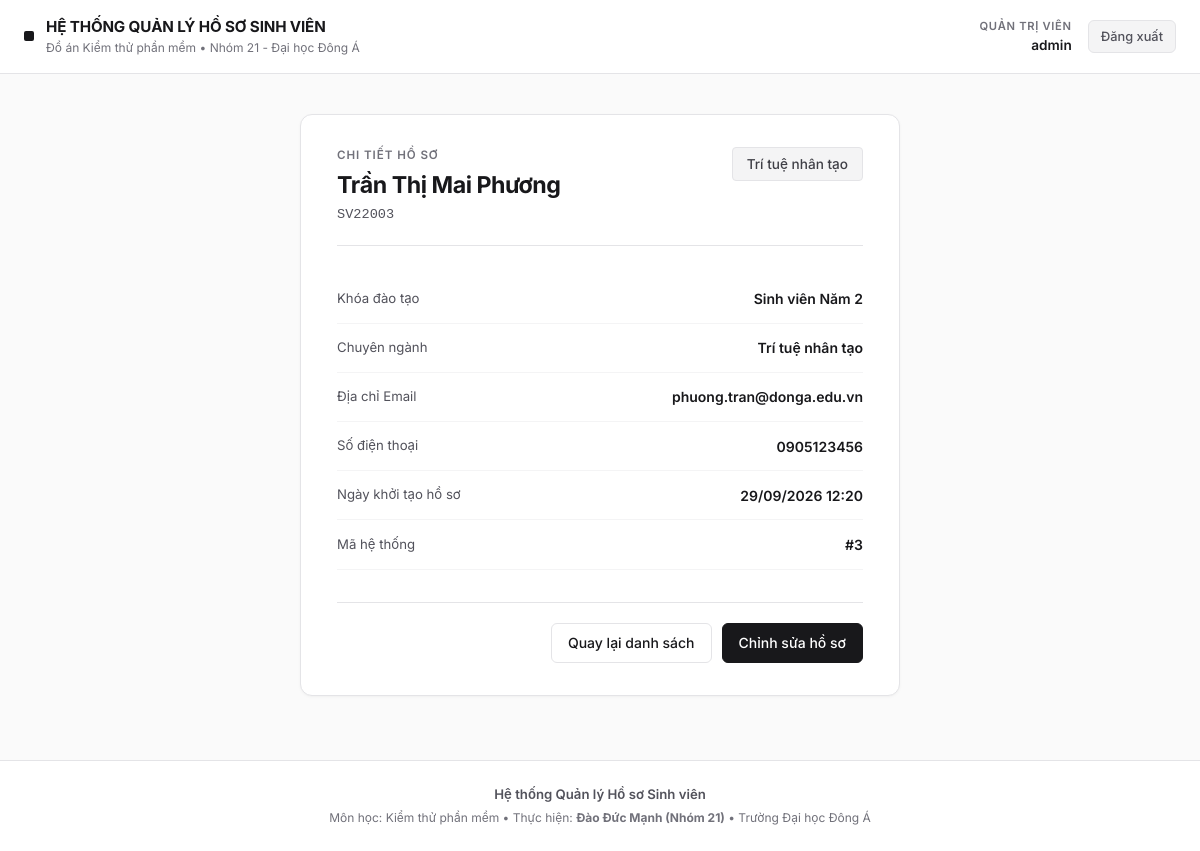
The app's page /student/3 (signed in) with its own data.
### models.py (models this page shows)
class Student(db.Model):
    id = db.Column(db.Integer, primary_key=True)
    name = db.Column(db.String(150), nullable=False)
    usn = db.Column(db.String(30), nullable=False, unique=True)
    branch = db.Column(db.String(50), nullable=False)
    year = db.Column(db.Integer, nullable=False)
    email = db.Column(db.String(120))
    phone = db.Column(db.String(20))
    created_at = db.Column(db.DateTime, default=datetime.utcnow)

### app.py (the view)
    @app.route('/student/<int:sid>')
    @login_required
    def view_student(sid):
        s = Student.query.get_or_404(sid)
        return render_template('view_student.html', student=s)

### templates/view_student.html (shortened to what this page needs)
{% extends "base.html" %}
{% block content %}
<div class="view-wrapper">
  <div class="view-container">
    <div class="view-header">
      <div>
        <div class="view-eyebrow">Chi tiết hồ sơ</div>
        <h1 class="view-title">{{ student.name }}</h1>
        <div class="view-usn">{{ student.usn }}</div>
      </div>
      <div>
        <span class="tag-branch" style="font-size: 0.85rem; padding: 6px 14px;">{{ student.branch }}</span>
      </div>
    </div>
    <div class="info-list">
      <div class="info-row">
        <span class="info-label">Khóa đào tạo</span>
        <span class="info-value">Sinh viên Năm {{ student.year }}</span>
      </div>
      <div class="info-row">
        <span class="info-label">Chuyên ngành</span>
        <span class="info-value">{{ student.branch }}</span>
      </div>
      <div class="info-row">
        <span class="info-label">Địa chỉ Email</span>
        <span class="info-value">{{ student.email or 'Chưa cập nhật' }}</span>
      </div>
      <div class="info-row">
        <span class="info-label">Số điện thoại</span>
        <span class="info-value">{{ student.phone or 'Chưa cập nhật' }}</span>
      </div>
      <div class="info-row">
        <span class="info-label">Ngày khởi tạo hồ sơ</span>
        <span class="info-value">{{ student.created_at.strftime('%d/%m/%Y %H:%M') if student.created_at else '—' }}</span>
      </div>
      <div class="info-row">
        <span class="info-label">Mã hệ thống</span>
        <span class="info-value">#{{ student.id }}</span>
      </div>
    </div>
    <div class="view-actions">
      <a href="{{ url_for('dashboard') }}" class="btn btn-secondary">Quay lại danh sách</a>
      <a href="{{ url_for('edit_student', sid=student.id) }}" class="btn btn-primary">Chỉnh sửa hồ sơ</a>
    </div>
  </div>
</div>
{% endblock %}

### static/css/style.css (style rules this page uses)
:root { --font-sans: 'Inter', -apple-system, BlinkMacSystemFont, "Segoe UI", Roboto, sans-serif; --font-mono: ui-monospace, SFMono-Regular, Menlo, Monaco, Consolas, "Liberation Mono", "Courier New", monospace; --bg-app: #fafafa; --bg-card: #ffffff; --bg-subtle: #f4f4f5; --border-light: #e4e4e7; --border-subtle: #f4f4f5; --border-focus: #18181b; --text-primary: #18181b; --text-secondary: #52525b; --text-muted: #71717a; --primary: #18181b; --primary-hover: #27272a; --primary-text: #ffffff; --danger: #b91c1c; --danger-bg: #fef2f2; --danger-border: #fecaca; --success: #15803d; --success-bg: #f0fdf4; --success-border: #bbf7d0; --radius-xs: 4px; --radius-sm: 6px; --radius-md: 8px; --radius-lg: 12px; --shadow-subtle: 0 1px 2px 0 rgba(0, 0, 0, 0.03); --shadow-card: 0 1px 3px 0 rgba(0, 0, 0, 0.04), 0 1px 2px -1px rgba(0, 0, 0, 0.02); --shadow-dropdown: 0 4px 6px -1px rgba(0, 0, 0, 0.05), 0 2px 4px -2px rgba(0, 0, 0, 0.03); }
* { box-sizing: border-box; margin: 0; padding: 0; }
body { font-family: var(--font-sans); background-color: var(--bg-app); color: var(--text-primary); line-height: 1.5; min-height: 100vh; display: flex; flex-direction: column; -webkit-font-smoothing: antialiased; }
.btn { display: inline-flex; align-items: center; justify-content: center; padding: 0.55rem 1rem; font-family: inherit; font-size: 0.875rem; font-weight: 500; border-radius: var(--radius-sm); text-decoration: none; cursor: pointer; transition: all 0.15s ease; white-space: nowrap; }
.btn-primary { background: var(--primary); color: var(--primary-text); border: 1px solid var(--primary); }
.btn-secondary { background: #ffffff; color: var(--text-primary); border: 1px solid var(--border-light); }
.tag-branch { display: inline-block; font-size: 0.775rem; font-weight: 500; color: #3f3f46; background: #f4f4f5; padding: 3px 8px; border-radius: var(--radius-xs); border: 1px solid var(--border-light); }
.view-wrapper { max-width: 600px; margin: 0 auto; }
.view-container { background: var(--bg-card); border: 1px solid var(--border-light); border-radius: var(--radius-lg); padding: 2rem 2.25rem; box-shadow: var(--shadow-card); }
.view-header { display: flex; justify-content: space-between; align-items: flex-start; margin-bottom: 1.75rem; border-bottom: 1px solid var(--border-light); padding-bottom: 1.25rem; }
.view-eyebrow { font-size: 0.725rem; text-transform: uppercase; letter-spacing: 0.08em; font-weight: 600; color: var(--text-muted); margin-bottom: 4px; }
.view-title { font-size: 1.45rem; font-weight: 700; letter-spacing: -0.02em; color: var(--text-primary); }
.view-usn { font-family: var(--font-mono); font-size: 0.85rem; color: var(--text-secondary); margin-top: 2px; }
.info-list { display: flex; flex-direction: column; }
.info-row { display: flex; justify-content: space-between; align-items: center; padding: 0.85rem 0; border-bottom: 1px solid var(--border-subtle); }
.info-label { font-size: 0.825rem; color: var(--text-secondary); }
.info-value { font-size: 0.875rem; font-weight: 600; color: var(--text-primary); }
.view-actions { margin-top: 2rem; padding-top: 1.25rem; border-top: 1px solid var(--border-light); display: flex; justify-content: flex-end; gap: 10px; }

### records on screen
Student: name "Trần Thị Mai Phương", usn "SV22003", branch "Trí tuệ nhân tạo", year "2", email "phuong.tran@donga.edu.vn", phone "0905123456", created_at "29/09/2026 12:20", id "3"

### other values on screen
{{ session.username }} "admin"
